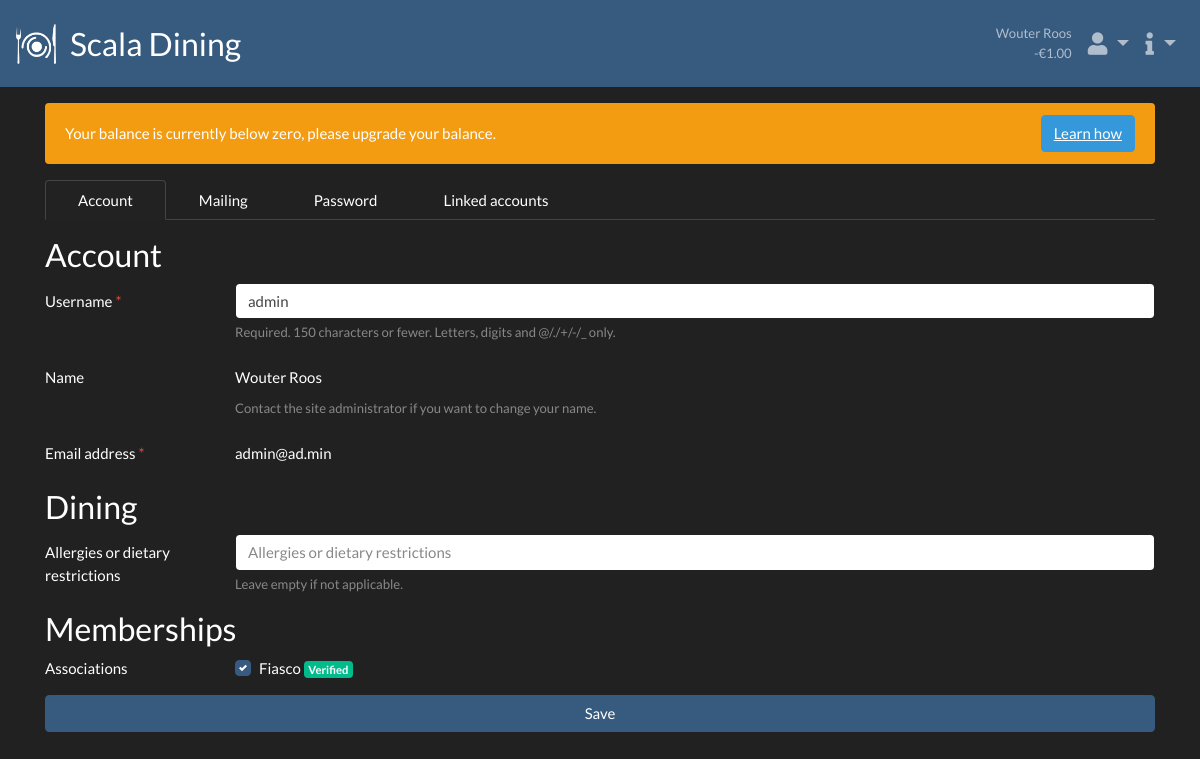
/accounts/settings/ (signed in), run on the app's committed database.
### userdetails/models.py (models this page shows, shortened)
class User(AbstractUser):
    email = models.EmailField("email address", unique=True)
    def __str__(self):
        return "{} {}".format(self.first_name, self.last_name).strip() or "@{}".format(self.username)
    @cached_property
    def boards(self):
        return Association.objects.filter(user=self).all()
    @cached_property
    def requires_action(self):
        for board in self.boards:
            if board.requires_action:
                return True
        return False
    @cached_property
    def requires_information_updates(self):
        from general.views import SiteUpdateView
        return SiteUpdateView.has_new_update(self)
    @cached_property
    def requires_information_rules(self):
        from general.views import RulesPageView
        return RulesPageView.has_new_update(self)
    def has_any_perm(self):
        for group in self.groups.all():
            if group.permissions.count() > 0:
                return True
        if self.user_permissions.count() > 0:
            return True
        return False
    def has_admin_site_access(self):
        return self.is_active and (self.has_any_perm() or self.is_superuser)
    def get_verified_memberships(self):
        return self.usermembership_set.filter(is_verified=True)
    def has_min_balance_exception(self):
        exceptions = [membership.association.has_min_exception for membership in self.get_verified_memberships()]
        return True in exceptions

### creditmanagement/models.py (models this page shows, shortened)
class Account(models.Model):
    user = models.OneToOneField(User, on_delete=models.CASCADE, blank=True, null=True)
    association = models.OneToOneField(Association, on_delete=models.CASCADE, blank=True, null=True)
    SPECIAL_ACCOUNTS = [
        ('kitchen_cost', 'Kitchen cost'),
    ]
    SPECIAL_ACCOUNT_DESCRIPTION = {
        'kitchen_cost': "Account which receives the kitchen payments. "
                        "The balance indicates the money that is payed for kitchen usage "
                        "(minus withdraws from this account).",
    }
    special = models.CharField(max_length=30, unique=True, blank=True, null=True, default=None, choices=SPECIAL_ACCOUNTS)
    def get_balance(self) -> Decimal:
        tx = Transaction.objects.filter_valid()
        source_sum = tx.filter(source=self).aggregate(sum=Sum('amount'))['sum'] or Decimal('0.00')
        target_sum = tx.filter(target=self).aggregate(sum=Sum('amount'))['sum'] or Decimal('0.00')
        return target_sum - source_sum
    get_balance.short_description = "Balance"  # (used in admin site)

### dining/models.py (models this page shows)
class UserDiningSettings(models.Model):
    user = models.OneToOneField(settings.AUTH_USER_MODEL, on_delete=models.CASCADE)
    allergies = models.CharField(max_length=100, blank=True, help_text="Leave empty if not applicable.",
                                 verbose_name="allergies or dietary restrictions")

### userdetails/views_user_settings.py (the view, shortened to what this page needs)
# urls.py: path('settings/', SettingsProfileView.as_view(), name='settings_account'),
class SettingsProfileView(LoginRequiredMixin, TemplateView):
    template_name = "account/settings/settings_account.html"
    def get_context_data(self, **kwargs):
        context = super().get_context_data(**kwargs)
        context.update({
            'user_form': UserForm(instance=self.request.user),
            'dining_form': DiningProfileForm(instance=self.request.user.userdiningsettings),
            'association_links_form': AssociationLinkForm(self.request.user),
        })
        return context

### userdetails/forms.py
class UserForm(ModelForm):
    name = forms.CharField(required=False)
    class Meta:
        model = User
        fields = ['username', 'name', 'email']
    def __init__(self, *args, **kwargs):
        super().__init__(*args, **kwargs)
        self.fields['name'].disabled = True
        self.fields['name'].initial = str(self.instance)
        self.fields['name'].help_text = "Contact the site administrator if you want to change your name."
        self.fields['email'].disabled = True

class DiningProfileForm(ModelForm):
    class Meta:
        model = UserDiningSettings
        fields = ['allergies']

### creditmanagement/models.py (called while the page is built)
    def filter_valid(self):
        return self.filter(cancelled__isnull=True)

### creditmanagement/templatetags/credit_tags.py (called while the page is built)
@register.filter
def euro(value):
    amount = "{:.2f}".format(abs(value))
    v = "{}€{}".format('-' if value < 0 else '', amount)
    return mark_safe(v)

### general/models.py (called while the page is built)
    @classmethod
    def __get_page_int__(cls, page_name):
        page_name = page_name.lower()
        if page_name == "updates":
            return 1
        if page_name == "rules":
            return 2
        return None

    @classmethod
    def get_latest_visit(cls, page_name, user, update=False):
        if update:
            latest_visit_obj, created = cls.objects.get_or_create(user=user, page=cls.__get_page_int__(page_name))
        else:
            try:
                latest_visit_obj = cls.objects.get(user=user, page=cls.__get_page_int__(page_name))
            except cls.DoesNotExist:
                return None
        timestamp = latest_visit_obj.timestamp
        if update:
            latest_visit_obj.timestamp = timezone.now()
            latest_visit_obj.save()
        return timestamp

### general/views.py (called while the page is built)
    @staticmethod
    def has_new_update(user):
        visit_timestamp = PageVisitTracker.get_latest_visit('updates', user)
        if visit_timestamp is None:
            return False
        return SiteUpdate.objects.latest('date').date > visit_timestamp

    @staticmethod
    def has_new_update(user):
        visit_timestamp = PageVisitTracker.get_latest_visit('rules', user)
        if visit_timestamp is None:
            return False
        return RulesPageView.change_date > visit_timestamp

### scaladining/context_processors.py (called while the page is built)
def scala(request):
    return {'MINIMUM_BALANCE_FOR_DINING_SIGN_UP': settings.MINIMUM_BALANCE_FOR_DINING_SIGN_UP}

### userdetails/forms.py (called while the page is built)
    def verified(self):
        if self.membership is None:
            return None
        return self.membership.get_verified_state()

### assets/templates/account/settings/settings_account.html (shortened to what this page needs)
{% extends 'account/settings/settings_base.html' %}
{% block tab_account %}active{% endblock %}
{% block details %}
    <form method="post" action="{% url 'settings_account' %}">
        <h3>Account</h3>
        {% include "snippets/bootstrap_form.html" with form=user_form horizontal=True %}
        <h3>Dining</h3>
        {% include "snippets/bootstrap_form.html" with form=dining_form horizontal=True %}
        <h3>Memberships</h3>
        {% include "account/snippet_associations_form.html" with form=association_links_form %}
        <p><button type="submit" name="user_submit" class="btn btn-primary btn-block">Save</button></p>
    </form>
{% endblock %}

### assets/templates/base.html (shortened to what this page needs)
{% extends 'base_no_navbar.html' %}
{% load credit_tags %}
{% load static %}
{% block body %}
    <nav class="navbar navbar-expand navbar-dark bg-primary">
        <a href="{% url 'index' %}" class="navbar-brand mr-auto">
            <img src="{% static "images/Scala_dining.png" %}" height="40" alt="Scala Dining">
            <span class="h3 d-none d-lg-inline"
                  style="line-height: 40px; vertical-align: middle; margin: 0 0 0 10px"> Scala Dining</span>
        </a>
        {% with justify="d-flex justify-content-between align-items-center" %}
            {% if user.is_authenticated %}
                <span class="navbar-text small text-right px-2">
                    {{ user }}<br>
                    {{ user.account.get_balance|euro }}
                </span>
                <div class="navbar-nav">
                    <div class="nav-item dropdown">
                        <a class="nav-link dropdown-toggle h4 mb-0" href="#" data-toggle="dropdown">
                            <i class="fas fa-user"></i>
                        </a>
                    </div>
                    <div class="nav-item dropdown">
                        <a class="nav-link dropdown-toggle h4 mb-0" href="#" data-toggle="dropdown">
                            <i class="fas fa-info"></i>
                        </a>
                    </div>
                </div>
            {% endif %}
        {% endwith %}
    </nav>
    <div class="container mt-3 mb-5">
        {% include 'snippets/negative_balance_alert.html' %}
        {% block content %}{% endblock %}
    </div>
{% endblock %}

### assets/templates/snippets/bootstrap_form_field.html (shortened to what this page needs)
{% load widget_tweaks %}
{% load static %}
<div class="form-group {% if horizontal %}row{% endif %}">
    <label for="{{ field.id_for_label }}" class="{% if horizontal %}col-sm-2 col-form-label{% endif %}">
        {{ field.label }}
        {% if field.field.required %}
            <span class="text-danger">*</span>
        {% endif %}
    </label>
    <div class="{% if horizontal %}col-sm-10{% endif %}">
        {% if field|widget_type == "modelselect2" or field|widget_type == "modelselect2multiple" %}
            {% render_field field data-theme="bootstrap4" data-placeholder=field.label style="width:100%;" %}
            {% if form.is_bound and field.errors %}
                {% for error in field.errors %}
                    <div class="invalid-feedback" style="display: block;">
                        {{ error }}
                    </div>
                {% endfor %}
            {% endif %}
            <link rel="stylesheet" href="{% static "vendor/select2-bootstrap4-theme/select2-bootstrap4.min.css" %}">
        {% else %}
            {% if field.field.disabled %}
                {% render_field field class="form-control-plaintext" placeholder=field.label %}
            {% else %}
                {% render_field field class="form-control" placeholder=field.label %}
            {% endif %}
        {% endif %}
        {% if field.help_text %}
            <small class="form-text text-muted">{{ field.help_text }}</small>
        {% endif %}
    </div>
</div>

### assets/templates/account/snippet_associations_form.html (shortened to what this page needs)
<div class="row">
    <div class="col-sm-2 mb-3">
        Associations
    </div>
    <div class="col-sm-10">
        {% for field in form.visible_fields %}
            <div class="custom-control custom-checkbox">
                <label class="custom-control-label w-100 mb-3" for="{{ field.id_for_label }}">
                    {{ field.label }}
                    {% if field.field.verified %}
                        <span class="badge badge-success">Verified</span>
                    {% elif field.field.verified == False %}
                        <span class="badge badge-danger">Rejected</span>
                    {% elif field.field.pending %}
                        <span class="badge badge-info">Pending</span>
                    {% endif %}
                </label>
            </div>
        {% endfor %}
    </div>
</div>

### assets/static/css/custom.css (style rules this page uses)
body { background-color: #212121; }

### data on the page
User: first_name+last_name "Wouter Roos", account.get_balance|euro "-€1.00", username "admin", email "admin@ad.min"

### other printed values
{{ field.label }} "Username" "Name" "Email address" "Allergies or dietary restrictions"
{{ field.help_text }} "Required. 150 characters or fewer. Letters, digits and @/./+/-/_ only." "Contact the site administrator if you want to change your name." "Leave empty if not applicable."
{{ field.label }} "Fiasco"
